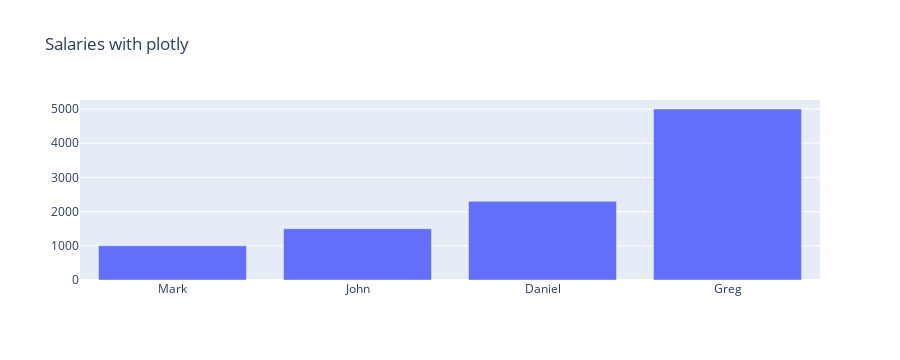

The notebook cell this image was saved under:
### Code cell
#Zadanie nr 1

data = go.Bar(x=names, y=salary_values)
layout = {'title': 'Salaries with plotly'}

fig = go.Figure(data, layout)
fig.show()

### Figure 1 — Plotly figure (JSON) as saved in the notebook; plotly's stock layout.template omitted (floating-point values rounded to 4 significant figures)
{"data": [{"type": "bar", "x": ["Mark", "John", "Daniel", "Greg"], "y": [1000, 1500, 2300, 5000]}], "layout": {"height": 360, "title": {"text": "Salaries with plotly"}, "xaxis": {"autorange": true, "range": [-0.5, 3.5], "type": "category"}, "yaxis": {"autorange": true, "range": [0, 5263.0], "type": "linear"}}}
